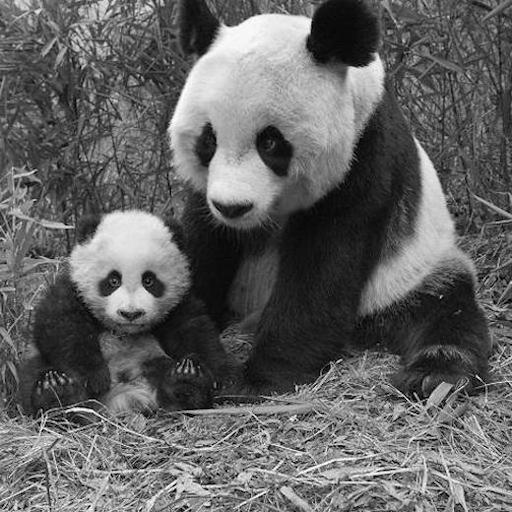
#> input picture DIP_HW6/img5.jpg, 512 x 512 px
$ jupyter execute HW6-AmirhoseinYari-98109718-Q5.ipynb
#> lines starting #> are read from the running program, lines starting #| are printed output that depends on the picture
### Importing Libraries

[cell 1]
import cv2
import numpy as np
import imageio as iio
from matplotlib import pyplot as plt

#### get image and texture

[cell 2]
img = iio.imread("img5.jpg").astype('float32')
#> img: shape (512, 512) float32; min 0, max 255, mean 98.3
tex = iio.imread("tex5.jpg").astype('float32')
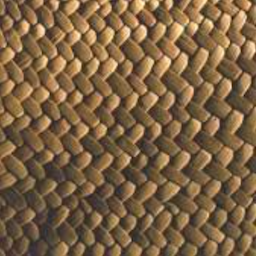
#> input picture DIP_HW6/tex5.jpg, 256 x 256 px
tex_gray = cv2.cvtColor(tex, cv2.COLOR_RGB2GRAY).astype('uint8')
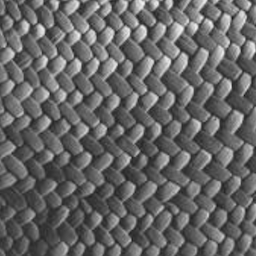
#> tex_gray: shape (256, 256); min 22, max 241, mean 101.3
print(img.shape)
#| (512, 512)
print(tex.shape)
#| (256, 256, 4)
plt.figure(figsize=(12,10))
plt.subplot(1,2,1)
plt.imshow(img,cmap='gray');
plt.subplot(1,2,2)
plt.imshow(tex.astype('uint8'),cmap='gray');

def scale(img):
    return (img-np.min(img))/(np.max(img)-np.min(img))*255

#### tot_cost simply calculates Ls, Lt errors depending on the location of block in the image(i,j)

[cell 3]
def norm2(img1,img2): #get norm2 error
    return np.sum(np.sum((img1-img2)**2))

def tot_cost(img,trans,block,i,j,b=32,d=8,alpha=.2):
    #trans = cv2.cvtColor(trans, cv2.COLOR_BGR2GRAY)
    if i==0:
        Ls = norm2(trans[0:b,(j)*(b-d):(j)*(b-d)+d],block[0:b,0:d])
    if j==0:
        Ls = norm2(trans[i*(b-d):i*(b-d)+d,0:b],block[0:d,0:b])
    if i!=0 and j!=0:
        Ls1 = norm2(trans[i*(b-d):i*(b-d)+b,j*(b-d):j*(b-d)+d],block[0:b,0:d])
        Ls2 = norm2(trans[i*(b-d):i*(b-d)+d,(j)*(b-d):(j)*(b-d)+b],block[0:d,0:b])
        Ls = Ls1+Ls2
        #print("tot_cost",i,j)
    Lt = norm2(block,img[i*(b-d):i*(b-d)+b,j*(b-d):j*(b-d)+b])
    #print(Lt)
    return alpha*Ls+(1-alpha)*Lt

##### get_min_border is exactly the function implemented on HW5, it gets an image and gives the lowes cost path by dynamic programing
##### min_boundry_add gets the next block you want to add and depending on the location sets the border(two border for i,j !=0) and adds the block to final image

[cell 4]
def get_min_border(img):
    m,n = img.shape
    out = np.zeros((m,n)) # path itself
    costs = np.zeros((m,n),dtype=int) # cost till the node
    last = np.zeros((m,n)) # -1, 0, 1 upper node
    costs[0,0] = img[0,0]
    for i in range(m):
        for j in range(n):
            if(i>0):
                if (j==0):
                    costs[i,j] = img[i,j]+ min(costs[i-1,j],costs[i-1,j+1])
                elif (j==n-1):
                    costs[i,j] = img[i,j]+ min(costs[i-1,j],costs[i-1,j-1])
                else:
                    k = np.argmin(costs[i-1,j-1:j+2])
                    if j+k < n-1 and costs[i-1,j-1+k] == costs[i-1,j+k]:
                        k += 1 # not important, for keeping lines vertical
                    costs[i,j] = img[i,j]+costs[i-1,j-1+k]
                    last[i,j] = k-1
    l = np.argmin(costs[m-1,:])
    #plt.figure()
    #plt.imshow(costs,cmap='gray')
    out[m-1,l] = 1
    for i in range(2,m+1):
        k = last[m-i+1,l]
        l = int(l+k)
        out[m-i,l] = 1
    return out.astype("uint8")

def min_bound_add(trans,block,i,j,b=32,d=8):
    out = trans.copy()
    if i==0: #horizontal line
        left = cv2.cvtColor(trans[0:b,(j)*(b-d):(j)*(b-d)+d], cv2.COLOR_BGR2GRAY).astype("float64")
        right = cv2.cvtColor(block[0:b,0:d], cv2.COLOR_BGR2GRAY).astype("float64")
        diff = abs(left - right)**2
        #plt.imshow(scale(diff).astype('uint8'),cmap='gray')
        path = get_min_border(diff)
        #plt.imshow(scale(path).astype('uint8'),cmap='gray')
        mask = np.zeros(left.shape[:2])
        for i_m in range(path.shape[0]):
            k = np.argmax(path[i_m,:])
            mask[i_m,:k] = 1
        mask = np.dstack((mask,mask,mask,mask)).astype("uint8")
        #iio.imwrite("q5/path_mask.png",255*mask)
        out[0:b,j*(b-d):j*(b-d)+b] = block
        out[0:b,j*(b-d):j*(b-d)+d] = 1*mask*trans[0:b,(j)*(b-d):(j)*(b-d)+d] + (1-mask)*block[0:b,0:d]
    if j==0 : #vertical line
        left = cv2.cvtColor(trans[(i)*(b-d):(i)*(b-d)+d,0:b], cv2.COLOR_BGR2GRAY).astype("float64")
        right = cv2.cvtColor(block[0:d,0:b], cv2.COLOR_BGR2GRAY).astype("float64")
        diff = abs(left - right)**2
        #plt.imshow(scale(diff).astype('uint8'),cmap='gray')
        path = get_min_border(diff)
        #plt.imshow(scale(path).astype('uint8'),cmap='gray')
        mask = np.zeros(left.shape[:2])
        for i_m in range(path.shape[0]):
            k = np.argmax(path[i_m,:])
            mask[i_m,:k] = 1
        #print(i,j)
        mask = np.dstack((mask,mask,mask,mask)).astype("uint8")
        #iio.imwrite("q5/path_mask_vertical.png",255*mask)
        out[i*(b-d):i*(b-d)+b,0:b] = block
        out[i*(b-d):i*(b-d)+d,0:b] = 1*mask*trans[(i)*(b-d):(i)*(b-d)+d,0:b] + 1*(1-mask)*block[0:d,0:b]
    if i!=0 and j!=0: #middle blockes
        out[i*(b-d):i*(b-d)+b,j*(b-d):j*(b-d)+b] = block
        #vertical lines border
        left = cv2.cvtColor(trans[(i)*(b-d):(i)*(b-d)+d,j*(b-d):j*(b-d)+b], cv2.COLOR_BGR2GRAY).astype("float64")
        right = cv2.cvtColor(block[0:d,0:b], cv2.COLOR_BGR2GRAY).astype("float64")
        diff = abs(left - right)**2
        path = get_min_border(diff)
        mask = np.zeros(left.shape[:2])
        for i_m in range(path.shape[0]):
            k = np.argmax(path[i_m,:])
            mask[i_m,:k] = 1
        mask = np.dstack((mask,mask,mask,mask)).astype("uint8")
        out[i*(b-d):i*(b-d)+d,j*(b-d):j*(b-d)+b] = 1*mask*trans[(i)*(b-d):(i)*(b-d)+d,j*(b-d):j*(b-d)+b] + 1*(1-mask)*block[0:d,0:b]
        #horizontal lines border
        left = cv2.cvtColor(trans[i*(b-d):i*(b-d)+b,(j)*(b-d):(j)*(b-d)+d], cv2.COLOR_BGR2GRAY).astype("float64")
        right = cv2.cvtColor(block[0:b,0:d], cv2.COLOR_BGR2GRAY).astype("float64")
        diff = abs(left - right)**2
        path = get_min_border(diff)
        mask = np.zeros(left.shape[:2])
        for i_m in range(path.shape[0]):
            k = np.argmax(path[i_m,:])
            mask[i_m,:k] = 1
        mask = np.dstack((mask,mask,mask,mask)).astype("uint8")
        out[i*(b-d):i*(b-d)+b,j*(b-d):j*(b-d)+d] = 1*mask*trans[i*(b-d):i*(b-d)+b,(j)*(b-d):(j)*(b-d)+d] + (1-mask)*block[0:b,0:d]
    return out

[cell 5]
b = 32 #block size
d = 8 #overlap size
out = np.zeros((img.shape[0],img.shape[1],4)).astype('float32')
x = np.random.randint(256-b)
y = np.random.randint(256-b)
out[0:b,0:b] = tex[x:x+b,y:y+b,:].copy()
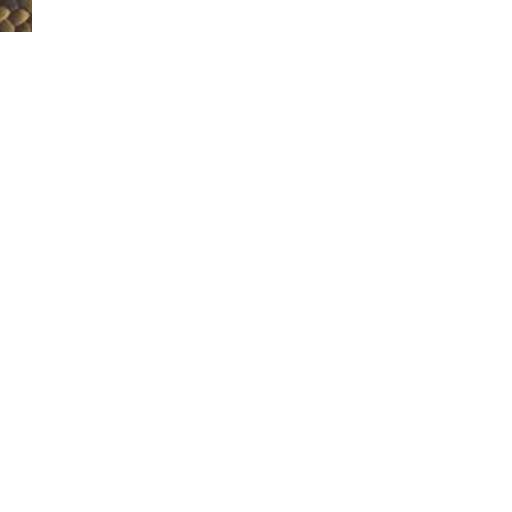
#> out: shape (512, 512, 4) float32; mean R, G, B, A 0.4, 0.3, 0.2, 1; transparent parts drawn white
N = tex.shape[0]//b #blocks to search in texture
#> N = 8
#create firs row (like out2.png saved)
for i in range(img.shape[1]//(b-d)-1):
    min_cost = 10**10
    next_block = np.zeros((b,b,4))
    for x in range(N):
        for y in range(N):
            #block = tex[x*b:(x+1)*b,y*b:(y+1)*b]
            block = cv2.cvtColor(tex[x*b:(x+1)*b,y*b:(y+1)*b], cv2.COLOR_BGR2GRAY).astype('float32')
            trans = cv2.cvtColor(out, cv2.COLOR_RGB2GRAY).astype('float32')
            cost = tot_cost(img,trans,block,0,i+1)
            if(cost<min_cost):
                min_cost = cost
                next_block = tex[x*b:(x+1)*b,y*b:(y+1)*b]
    out = min_bound_add(out,next_block,0,i+1)
#> this loop made 20 passes
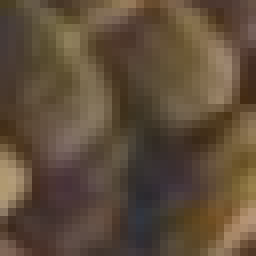
#> next_block: shape (32, 32, 4) float32 (shown 8 times larger); mean R, G, B, A 94.6, 76.8, 58.2, 255
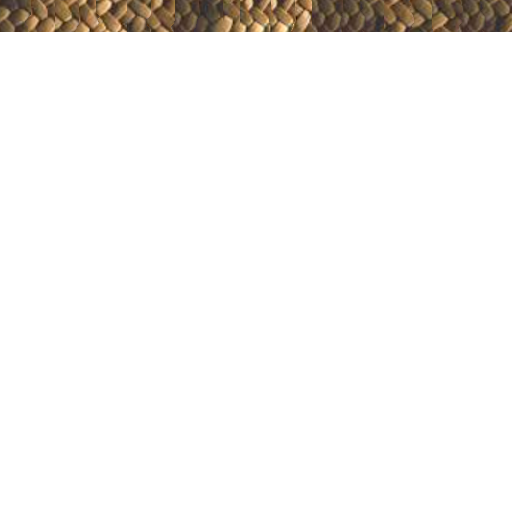
#> out: shape (512, 512, 4) float32; mean R, G, B, A 7.4, 5.8, 4.1, 15.9; transparent parts drawn white
    #out[0:b,(i+1)*(b-d):(i+1)*(b-d)+b] = next_block

#iio.imwrite("q5/out2.png",out)
#plt.imshow(out.astype('uint8'));

[cell 6]
#create firs column like out3.png which is saved in the q5 directory
for i in range(img.shape[0]//(b-d)-1):
    min_cost = 10**10
    next_block = np.zeros((b,b,4))
    for x in range(N):
        for y in range(N):
            #block = tex[x*b:(x+1)*b,y*b:(y+1)*b]
            block = cv2.cvtColor(tex[x*b:(x+1)*b,y*b:(y+1)*b], cv2.COLOR_BGR2GRAY).astype('float32')
            trans = cv2.cvtColor(out, cv2.COLOR_RGB2GRAY).astype('float32')
            cost = tot_cost(img,trans,block,i+1,0)
            if(cost<min_cost):
                min_cost = cost
                next_block = tex[x*b:(x+1)*b,y*b:(y+1)*b]
    out = min_bound_add(out,next_block,i+1,0)
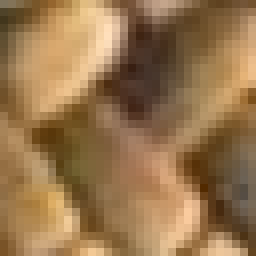
#> next_block: shape (32, 32, 4) float32 (shown 8 times larger); mean R, G, B, A 151.4, 117.2, 77.5, 255
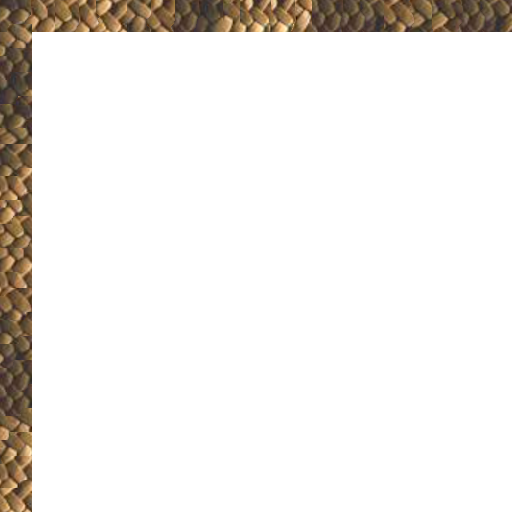
#> out: shape (512, 512, 4) float32; mean R, G, B, A 14.3, 11.3, 7.8, 30.9; transparent parts drawn white
#iio.imwrite("q5/out3.png",out)

#### for adding next block I calculate cost among all 64 blocks of texture and select the one with most similarity(least cost),
#### after that I simply added the next block to the others by function min_bound_add

[cell 7]
# complete image like out5.png which is saved in the q5 directory
for i in range(img.shape[0]//(b-d)-1):
    for j in range(img.shape[1]//(b-d)-1):
        min_cost = 10**10
        next_block = np.zeros((b,b,4))
        for x in range(N):
            for y in range(N):
                block = cv2.cvtColor(tex[x*b:(x+1)*b,y*b:(y+1)*b], cv2.COLOR_BGR2GRAY).astype('float32')
                trans = cv2.cvtColor(out, cv2.COLOR_RGB2GRAY).astype('float32')
                cost = tot_cost(img,trans,block,i+1,j+1)
                if(cost<min_cost):
                    min_cost = cost
                    next_block = tex[x*b:(x+1)*b,y*b:(y+1)*b]
        out = min_bound_add(out,next_block,i+1,j+1)
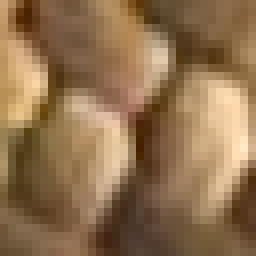
#> next_block: shape (32, 32, 4) float32 (shown 8 times larger); mean R, G, B, A 143.9, 112.8, 78.8, 255
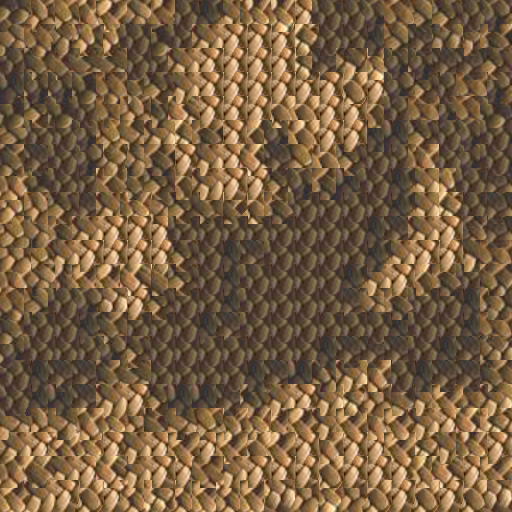
#> out: shape (512, 512, 4) float32; mean R, G, B, A 119.5, 94.2, 66.1, 255.7
#iio.imwrite("q5/out5.png",out)

[cell 8]
plt.figure(figsize=(12,10))
plt.subplot(1,2,1)
plt.imshow(img,cmap='gray');
plt.subplot(1,2,2)
plt.imshow(out.astype('uint8'),cmap='gray');
iio.imwrite("q5/res26-texture.png",out.astype('uint8'))
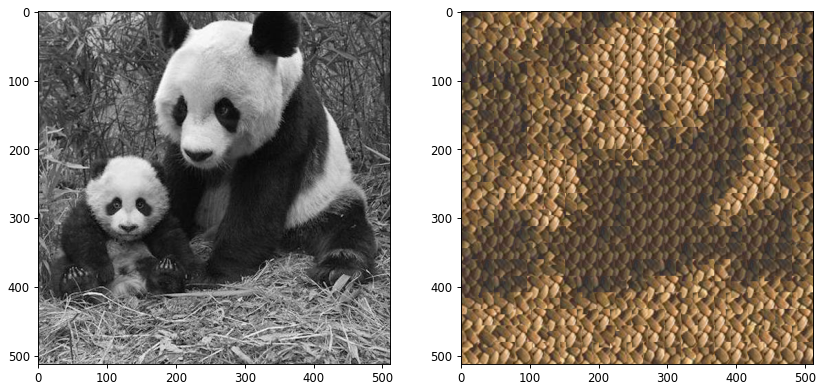
#> figure drawn by matplotlib, 2 panels
